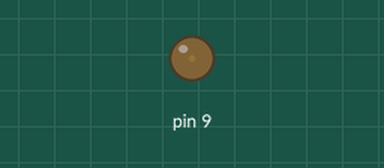
Simulated run of this sketch. Board: Arduino Uno, built with avr-gcc and run on an emulated ATmega328P. On the bench: output pins drawn as LEDs (lit = HIGH).

Above: at 0.05 s.
At 1.65 s:
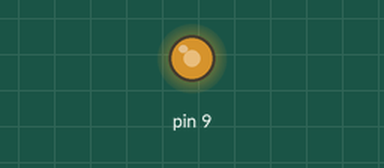
At 3.3 s:
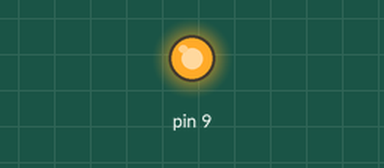
At 6.55 s:
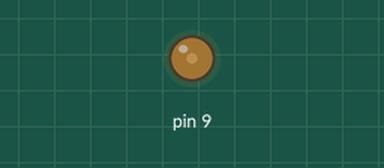
Timing chart, 0 to 13.1 s (numbered marks = the images above):
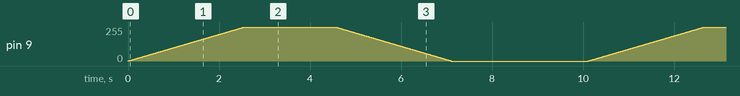

The sketch:

Ejercicio9.ino
```cpp
/*
 Práctica 1
 Ejercicio 9
 Medrano Albarrán Gerardo
 Merino Texta Rogelio de Jesús
 */

void setup() {
  pinMode(9, OUTPUT);


}

void loop() {
  for (int i=0; i<=254; i++)
  {
    analogWrite(9, i);
    delay(10);
  }
  analogWrite(9,255);
  delay(2000);
  for (int i=255; i>=1; i--)
  {
    analogWrite(9, i);
    delay(10);
  }
  analogWrite(9,0);
  delay(3000);

}
```
